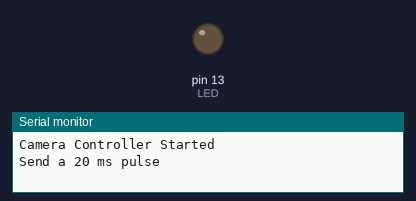
Simulated run of this sketch. Board: Arduino Uno, built with avr-gcc and run on an emulated ATmega328P. Parts: output pins drawn as LEDs (lit = HIGH), the last lines printed to the serial monitor. Pins used as bus, display or sensor lines are not drawn.

Above: at 5.0 s.
At 71.03 s:
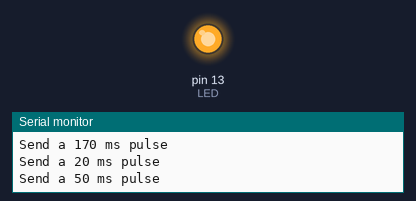
Timing chart, 0 to 79.2 s (numbered marks = the images above):
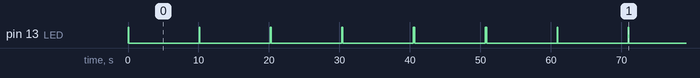

Measured:
- by itself, pin 13 (LED): repeats every 60.9 s: LOW 10.0 s, HIGH 0.11 s, LOW 10.0 s, HIGH 0.14 s, LOW 10.0 s, HIGH 0.17 s, LOW 10.0 s, HIGH 0.20 s, LOW 10.0 s, HIGH 0.23 s, LOW 10.0 s, HIGH 0.08 s

The sketch:

072_CameraCanonCHDKMulti.ino
```cpp
//A full description of this module (and many others) can be downloaded at: https://eve_arduino

int LED = 13;
int USB_Power_Out = 9;

void setup()
{
  pinMode(LED, OUTPUT);
  digitalWrite(LED, LOW);
  pinMode(USB_Power_Out, OUTPUT);
  digitalWrite(USB_Power_Out, LOW);
  Serial.begin(9600);
  Serial.println("Camera Controller Started");
}

void pulse(int duration)
{
  digitalWrite(LED, HIGH);
  Serial.print("Send a ");
  Serial.print(duration);
  Serial.println(" ms pulse");
  digitalWrite(USB_Power_Out, HIGH);
  delay(duration);
  digitalWrite(USB_Power_Out, LOW);
  delay(55);
  digitalWrite(LED, LOW);
  delay(10000);
}

void loop()
{
  pulse(20);
  pulse(50);
  pulse(80);
  pulse(110);
  pulse(140);
  pulse(170);
}
```
